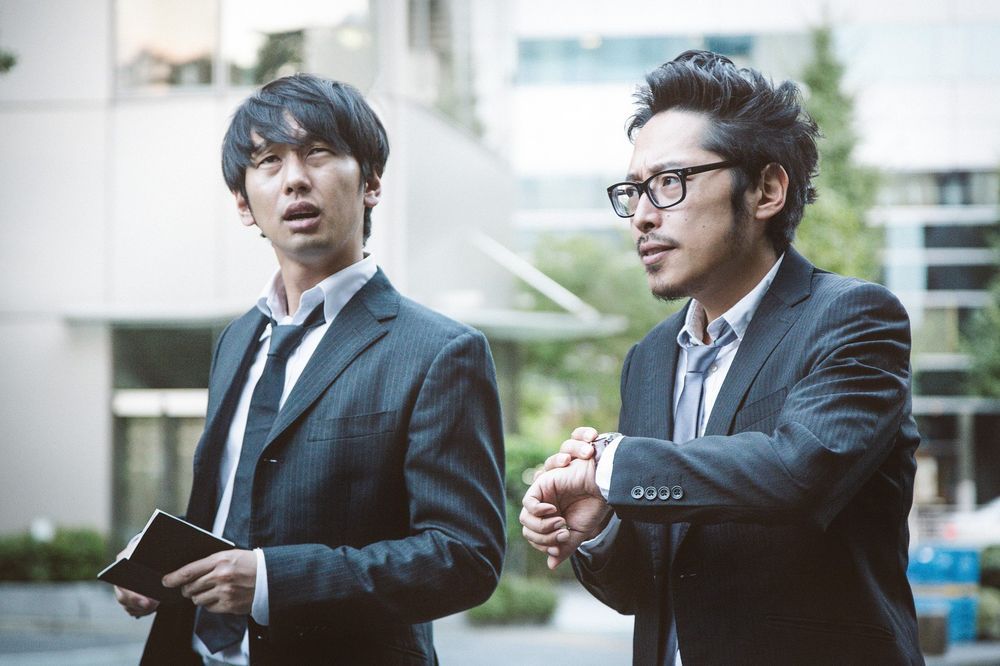
#> input picture man.jpeg, 1000 x 666 px, given in place of the camera
$ python test_bgDelete.py
#> lines starting #> are read from the running program, lines starting #| are printed output that depends on the picture
import cv2
import numpy as np

cap = cv2.VideoCapture(0)
ret, frame = cap.read()
#> frame is the input picture: shape (666, 1000, 3); mean B, G, R 146.4, 145.8, 140.5

gray = cv2.cvtColor(frame, cv2.COLOR_BGR2GRAY)
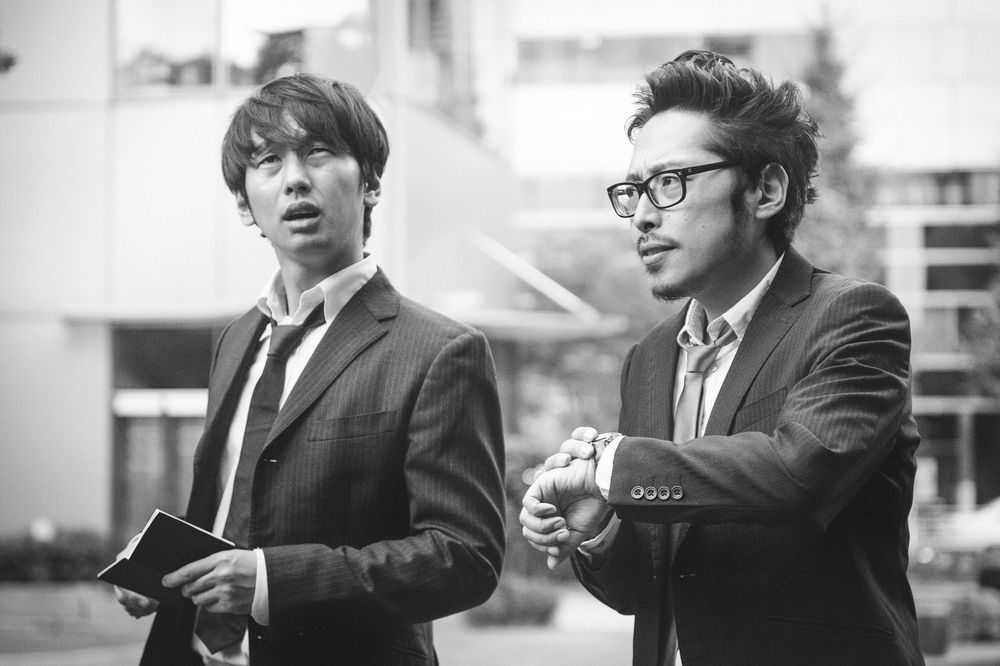
#> gray: shape (666, 1000); min 9, max 255, mean 144.3
human_cascade = cv2.CascadeClassifier('haarcascade_fullbody.xml')

human_rects = human_cascade.detectMultiScale(gray, scaleFactor=1.2, minNeighbors=5)
#> human_rects = ()

if len(human_rects) > 0:
    # 人間が見つかった場合
    for (x,y,w,h) in human_rects:
        cv2.rectangle(frame, (x,y), (x+w,y+h), (0,255,0), 2)
    human_img = frame
else:
    # 人間が見つからなかった場合
    contours, _ = cv2.findContours(gray, cv2.RETR_EXTERNAL, cv2.CHAIN_APPROX_SIMPLE)
#> contours = [[[0, 0], [0, 665], [999, 665], [999, 0]]]
    x,y,w,h = cv2.boundingRect(contours[0])
#> x = 0; y = 0; w = 1000; h = 666
    human_img = frame[y:y+h, x:x+w]

cv2.imshow('human_only', human_img)
cv2.waitKey(0)
cv2.destroyAllWindows()
cap.release()

$ run again, on tree.jpg
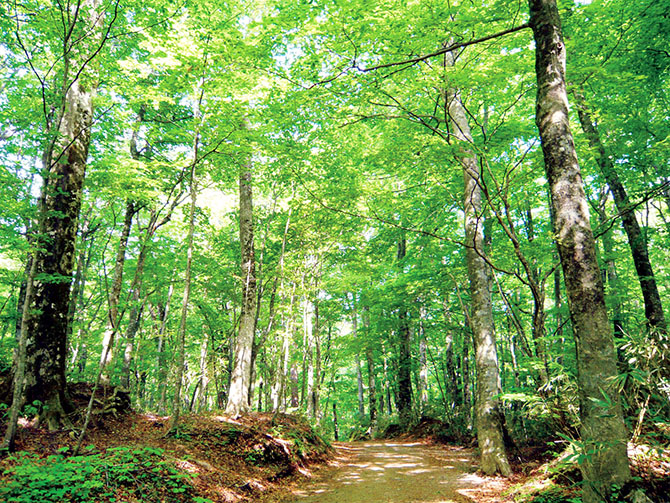
#> input picture tree.jpg, 670 x 503 px, given in place of the camera
#> frame is the input picture: shape (503, 670, 3); mean B, G, R 83.6, 152.8, 116.6
#> `gray = cv2.cvtColor(frame, cv2.COLOR_BGR2GRAY)`:
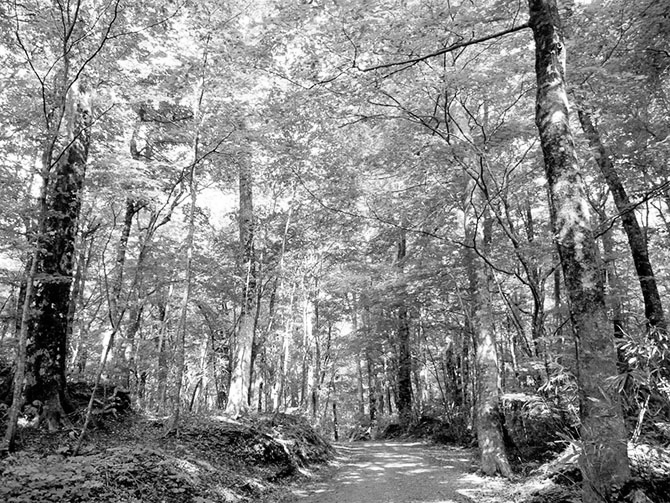
#> gray: shape (503, 670); min 0, max 255, mean 134.1
#> human_rects = ()
#> contours = 1 item
#> x = 0; w = 670; h = 503
